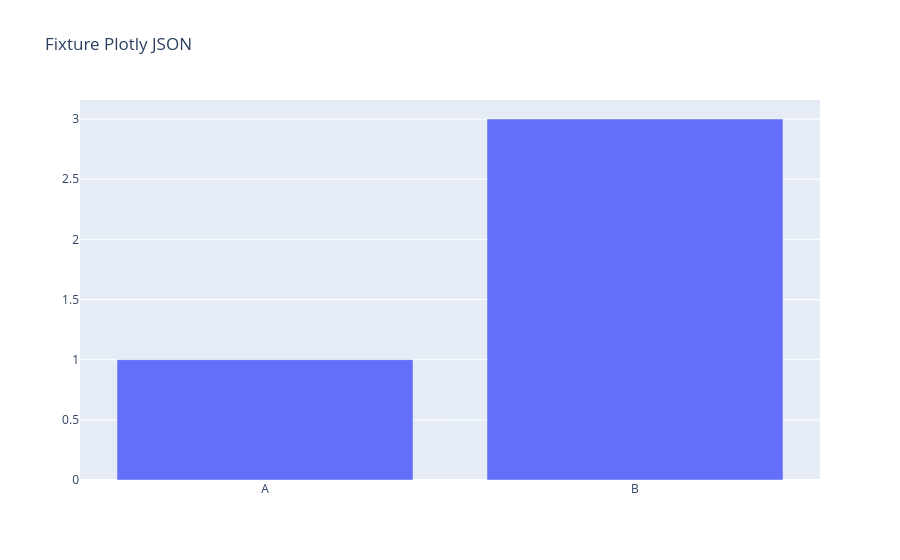

Notebook code for this chart:
### Markdown cell above
## 12. Plotly — `application/vnd.plotly.v1+json`

### Code cell
import plotly.graph_objects as go
fig = go.Figure(data=[go.Bar(x=['A', 'B'], y=[1, 3])])
fig.update_layout(title='Fixture Plotly JSON')
fig

### Figure 1 — Plotly figure (JSON) as saved in the notebook; plotly's stock layout.template omitted (floating-point values rounded to 4 significant figures)
{"data": [{"type": "bar", "x": ["A", "B"], "y": [1, 3]}], "layout": {"title": {"text": "Fixture Plotly JSON"}}}
